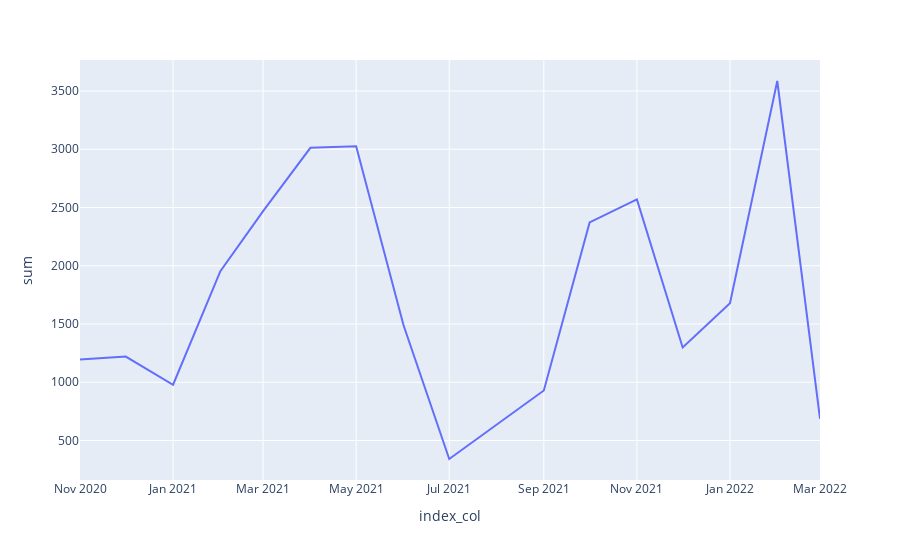

Notebook code cell kept with this figure:
### Code cell
fig = px.line(suma_meses, x='index_col', y="sum")
fig.show()

### Figure 1 — Plotly figure (JSON) as saved in the notebook; plotly's stock layout.template omitted (floating-point values rounded to 4 significant figures)
{"data": [{"hovertemplate": "index_col=%{x}<br>sum=%{y}<extra></extra>", "legendgroup": "", "line": {"color": "#636efa", "dash": "solid"}, "marker": {"symbol": "circle"}, "mode": "lines", "name": "", "orientation": "v", "showlegend": false, "type": "scatter", "x": ["2020-11", "2020-12", "2021-01", "2021-02", "2021-03", "2021-04", "2021-05", "2021-06", "2021-07", "2021-09", "2021-10", "2021-11", "2021-12", "2022-01", "2022-02", "2022-03"], "xaxis": "x", "y": [1196.0, 1220, 978.5, 1953, 2470.0, 3012.0, 3025, 1491, 341, 929.5, 2372.0, 2570, 1298, 1678.0, 3586, 686], "yaxis": "y"}], "layout": {"legend": {"tracegroupgap": 0}, "margin": {"t": 60}, "xaxis": {"anchor": "y", "domain": [0, 1], "title": {"text": "index_col"}}, "yaxis": {"anchor": "x", "domain": [0, 1], "title": {"text": "sum"}}}}
